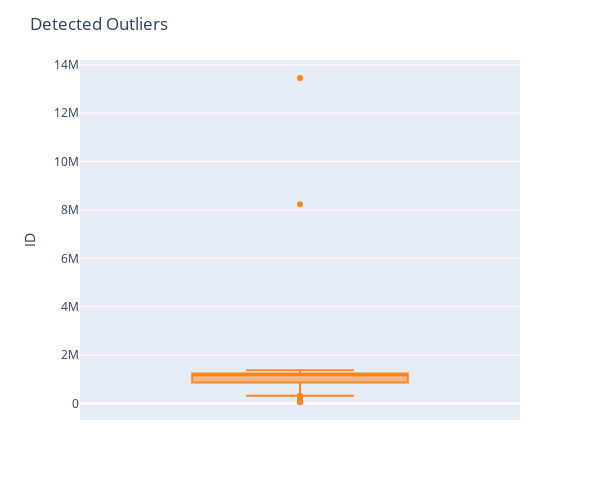
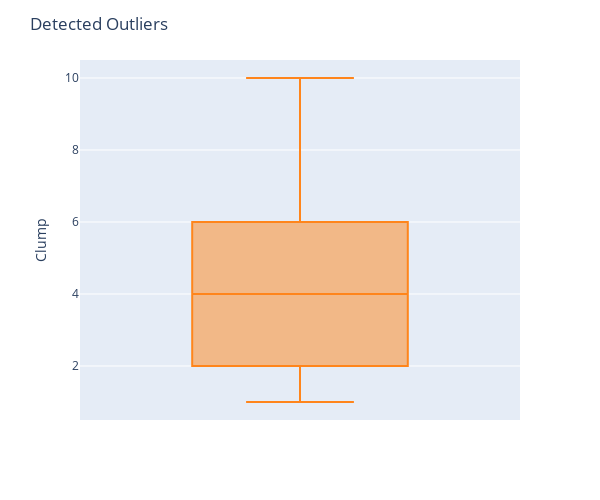
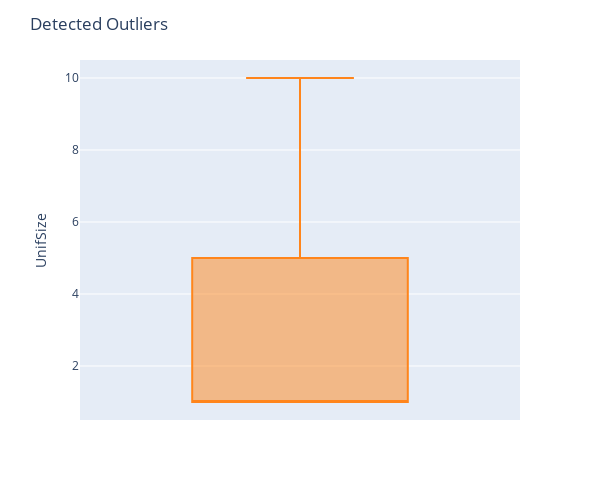
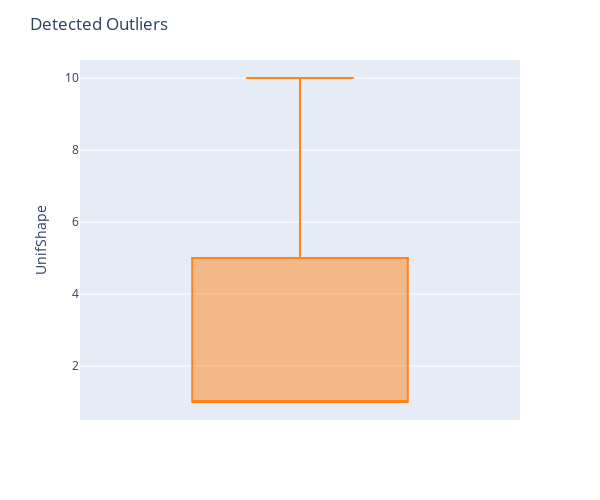

The notebook cell saved with these charts, in order:
### Markdown cell above
Outliers are data points that deviate significantly from the rest of the data in a dataset. They are observations that lie an abnormal distance from other values in a random sample from a population. In other words, outliers are data points that are unusually far from the central tendency of a distribution.

### Code cell
import plotly.express as px

for col in df.columns:
    fig = px.box(df, y=col)
    fig.update_traces(marker_color='#FF851B')
    fig.update_layout(autosize=False, width=600, height=500, title='Detected Outliers')
    fig.show()

### Figure 1 — Plotly figure (JSON) as saved in the notebook; plotly's stock layout.template omitted (floating-point values rounded to 4 significant figures; data arrays with more than 128 entries replaced by an {"elided": "..."} marker saying what was removed)
{"data": [{"alignmentgroup": "True", "hovertemplate": "ID=%{y}<extra></extra>", "legendgroup": "", "marker": {"color": "#FF851B"}, "name": "", "notched": false, "offsetgroup": "", "orientation": "v", "showlegend": false, "type": "box", "x0": " ", "xaxis": "x", "y": {"elided": "691 int values"}, "y0": " ", "yaxis": "y"}], "layout": {"autosize": false, "boxmode": "group", "height": 500, "legend": {"tracegroupgap": 0}, "margin": {"t": 60}, "title": {"text": "Detected Outliers"}, "width": 600, "xaxis": {"anchor": "y", "domain": [0, 1]}, "yaxis": {"anchor": "x", "domain": [0, 1], "title": {"text": "ID"}}}}

### Figure 2 — Plotly figure (JSON) as saved in the notebook; plotly's stock layout.template omitted (floating-point values rounded to 4 significant figures; data arrays with more than 128 entries replaced by an {"elided": "..."} marker saying what was removed)
{"data": [{"alignmentgroup": "True", "hovertemplate": "Clump=%{y}<extra></extra>", "legendgroup": "", "marker": {"color": "#FF851B"}, "name": "", "notched": false, "offsetgroup": "", "orientation": "v", "showlegend": false, "type": "box", "x0": " ", "xaxis": "x", "y": {"elided": "691 int values"}, "y0": " ", "yaxis": "y"}], "layout": {"autosize": false, "boxmode": "group", "height": 500, "legend": {"tracegroupgap": 0}, "margin": {"t": 60}, "title": {"text": "Detected Outliers"}, "width": 600, "xaxis": {"anchor": "y", "domain": [0, 1]}, "yaxis": {"anchor": "x", "domain": [0, 1], "title": {"text": "Clump"}}}}

### Figure 3 — Plotly figure (JSON) as saved in the notebook; plotly's stock layout.template omitted (floating-point values rounded to 4 significant figures; data arrays with more than 128 entries replaced by an {"elided": "..."} marker saying what was removed)
{"data": [{"alignmentgroup": "True", "hovertemplate": "UnifSize=%{y}<extra></extra>", "legendgroup": "", "marker": {"color": "#FF851B"}, "name": "", "notched": false, "offsetgroup": "", "orientation": "v", "showlegend": false, "type": "box", "x0": " ", "xaxis": "x", "y": {"elided": "691 int values"}, "y0": " ", "yaxis": "y"}], "layout": {"autosize": false, "boxmode": "group", "height": 500, "legend": {"tracegroupgap": 0}, "margin": {"t": 60}, "title": {"text": "Detected Outliers"}, "width": 600, "xaxis": {"anchor": "y", "domain": [0, 1]}, "yaxis": {"anchor": "x", "domain": [0, 1], "title": {"text": "UnifSize"}}}}

### Figure 4 — Plotly figure (JSON) as saved in the notebook; plotly's stock layout.template omitted (floating-point values rounded to 4 significant figures; data arrays with more than 128 entries replaced by an {"elided": "..."} marker saying what was removed)
{"data": [{"alignmentgroup": "True", "hovertemplate": "UnifShape=%{y}<extra></extra>", "legendgroup": "", "marker": {"color": "#FF851B"}, "name": "", "notched": false, "offsetgroup": "", "orientation": "v", "showlegend": false, "type": "box", "x0": " ", "xaxis": "x", "y": {"elided": "691 int values"}, "y0": " ", "yaxis": "y"}], "layout": {"autosize": false, "boxmode": "group", "height": 500, "legend": {"tracegroupgap": 0}, "margin": {"t": 60}, "title": {"text": "Detected Outliers"}, "width": 600, "xaxis": {"anchor": "y", "domain": [0, 1]}, "yaxis": {"anchor": "x", "domain": [0, 1], "title": {"text": "UnifShape"}}}}
